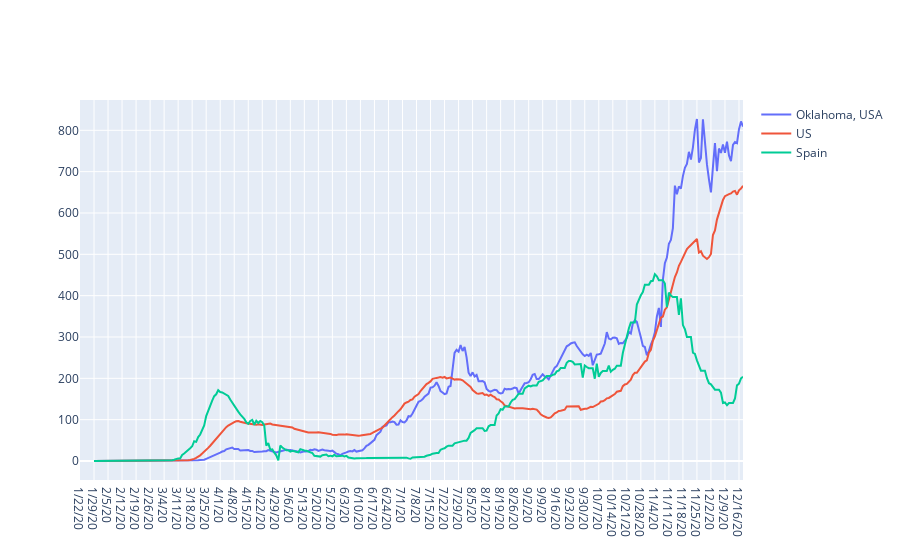

The cell this chart's notebook holds for it:
### Code cell
ent1='Oklahoma, USA'
ent2='US'
ent3='Spain'
fig3 = go.Figure()
fig3.add_trace(go.Scatter(x=cnorm.columns, y=cnorm.loc[ent1],
                    mode='lines',
                    name=ent1))
fig3.add_trace(go.Scatter(x=cnorm.columns, y=cnorm.loc[ent2],
                    mode='lines',
                    name=ent2))
fig3.add_trace(go.Scatter(x=cnorm.columns, y=cnorm.loc[ent3],
                    mode='lines', name=ent3))
fig3.show()

### Figure 1 — Plotly figure (JSON) as saved in the notebook; plotly's stock layout.template omitted (floating-point values rounded to 4 significant figures; data arrays with more than 128 entries replaced by an {"elided": "..."} marker saying what was removed)
{"data": [{"mode": "lines", "name": "Oklahoma, USA", "type": "scatter", "x": {"elided": "332 str values"}, "y": {"elided": "332 float values"}}, {"mode": "lines", "name": "US", "type": "scatter", "x": {"elided": "332 str values"}, "y": {"elided": "332 float values"}}, {"mode": "lines", "name": "Spain", "type": "scatter", "x": {"elided": "332 str values"}, "y": {"elided": "332 float values"}}], "layout": {"autosize": true, "xaxis": {"autorange": true, "range": [0, 331], "type": "category"}, "yaxis": {"autorange": true, "range": [-45.96, 873.3], "type": "linear"}}}
